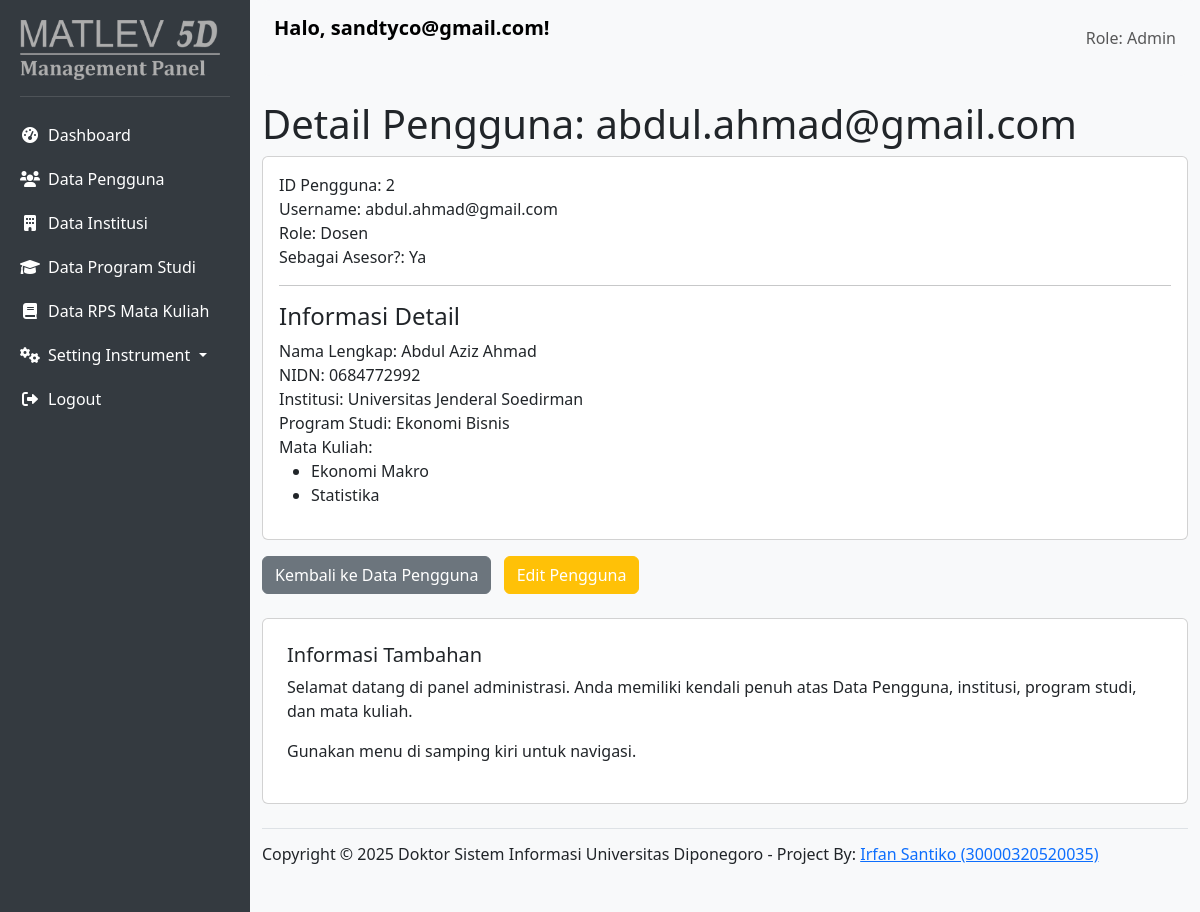
Page /views/admin/detail_user.php?id=2 (signed in) on the committed database.
### tables this page shows
CREATE TABLE `users` (
  `id` int(11) NOT NULL,
  `role_id` int(11) NOT NULL,
  `username` varchar(100) NOT NULL,
  `password_hash` varchar(255) NOT NULL,
  `full_name` varchar(255) NOT NULL,
  `sex` enum('Pria','Wanita') DEFAULT NULL,
  `email` varchar(255) DEFAULT NULL,
  `phone` varchar(50) DEFAULT NULL,
  `is_assessor` tinyint(1) DEFAULT 0,
  `assessor_proof_document_path` varchar(255) DEFAULT NULL,
  `assessor_verified_by_user_id` int(11) DEFAULT NULL,
  `assessor_verified_at` datetime DEFAULT NULL,
  `created_at` timestamp NULL DEFAULT current_timestamp(),
  `updated_at` timestamp NULL DEFAULT current_timestamp() ON UPDATE current_timestamp()
);

CREATE TABLE `roles` (
  `id` int(11) NOT NULL,
  `role_name` varchar(50) NOT NULL,
  `description` text DEFAULT NULL
);

CREATE TABLE `dosen_details` (
  `user_id` int(11) NOT NULL,
  `full_name` varchar(255) NOT NULL,
  `nidn` varchar(50) DEFAULT NULL,
  `institution_id` int(11) NOT NULL,
  `program_of_study_id` int(11) NOT NULL,
  `bidang_ilmu` varchar(255) DEFAULT NULL,
  `keahlian` text DEFAULT NULL,
  `lama_mengajar_tahun` int(11) DEFAULT NULL,
  `cv_file_path` varchar(255) DEFAULT NULL
);

CREATE TABLE `institutions` (
  `id` int(11) NOT NULL,
  `kode_pt` varchar(20) NOT NULL,
  `nama_pt` varchar(255) NOT NULL,
  `alamat_pt` text DEFAULT NULL,
  `telp_pt` varchar(50) DEFAULT NULL,
  `email_pt` varchar(255) DEFAULT NULL,
  `created_at` timestamp NULL DEFAULT current_timestamp()
);

CREATE TABLE `programs_of_study` (
  `id` int(11) NOT NULL,
  `institution_id` int(11) NOT NULL,
  `program_name` varchar(255) NOT NULL,
  `level` enum('D3','S1','S2','S3') NOT NULL,
  `created_at` timestamp NULL DEFAULT current_timestamp()
);

### views/admin/detail_user.php (the view, shortened to what this page needs)
<?php
require_once '../../config/database.php';
$username = $_SESSION['username'];
$role_name = $_SESSION['role_name'];
$user_id = $_GET['id'] ?? null;
$user_data = [];
$detail_data = [];
$assigned_courses = [];
try {
    $stmt_user = $pdo->prepare("SELECT u.id, u.username, u.is_assessor, r.role_name, r.id as role_id FROM users u JOIN roles r ON u.role_id = r.id WHERE u.id = :user_id");
    $stmt_user->execute([':user_id' => $user_id]);
    $user_data = $stmt_user->fetch(PDO::FETCH_ASSOC);
    if ($user_data['role_id'] == 2) {
        $stmt_detail = $pdo->prepare("SELECT dd.*, inst.nama_pt AS institution_name, pos.program_name AS program_of_study_name FROM dosen_details dd LEFT JOIN institutions inst ON dd.institution_id = inst.id LEFT JOIN programs_of_study pos ON dd.program_of_study_id = pos.id WHERE dd.user_id = :user_id");
        $stmt_detail->execute([':user_id' => $user_id]);
        $detail_data = $stmt_detail->fetch(PDO::FETCH_ASSOC);
        $stmt_courses = $pdo->prepare("SELECT c.course_name FROM dosen_courses dc JOIN courses c ON dc.course_id = c.id WHERE dc.dosen_id = :dosen_id");
        $stmt_courses->execute([':dosen_id' => $user_id]);
        $assigned_courses = $stmt_courses->fetchAll(PDO::FETCH_COLUMN, 0);
    }
} catch (PDOException $e) {
    echo "<div class='alert alert-danger'>Error: " . $e->getMessage() . "</div>";
    $user_data = null;
}
?>
<!DOCTYPE html>
<html lang="en">
<head>
    <link href="https://cdn.jsdelivr.net/npm/bootstrap@5.3.3/dist/css/bootstrap.min.css" rel="stylesheet">
    <link rel="stylesheet" href="https://cdnjs.cloudflare.com/ajax/libs/font-awesome/6.0.0-beta3/css/all.min.css">
</head>
<body>
	<div id="sidebar">
        <img src="../../assets/img/mgpanel.png" alt="" width="200">
        <hr class="text-white-50">
        <ul class="nav flex-column">
            <li class="nav-item">
                <a class="nav-link active" href="admin_dashboard.php">
                    <i class="fas fa-fw fa-tachometer-alt me-2"></i>Dashboard
                </a>
            </li>
            <li class="nav-item">
                <a class="nav-link" href="manage_users.php">
                    <i class="fas fa-fw fa-users me-2"></i>Data Pengguna
                </a>
            </li>
            <li class="nav-item">
                <a class="nav-link" href="manage_institution.php">
                    <i class="fas fa-fw fa-building me-2"></i>Data Institusi
                </a>
            </li>
            <li class="nav-item">
                <a class="nav-link" href="manage_prodi.php">
                    <i class="fas fa-fw fa-graduation-cap me-2"></i>Data Program Studi
                </a>
            </li>
            <li class="nav-item">
                <a class="nav-link" href="manage_rps.php">
                    <i class="fas fa-fw fa-book me-2"></i>Data RPS Mata Kuliah
                </a>
            </li>
			<li class="nav-item dropdown">
				<a class="nav-link dropdown-toggle" href="#" id="setupInstrumenDropdown" role="button" data-bs-toggle="dropdown" aria-expanded="false">
					<i class="fas fa-fw fa-cogs me-2"></i>Setting Instrument
				</a>
			</li>
            <li class="nav-item mt-auto">
                <a class="nav-link" href="../../logout.php">
                    <i class="fas fa-fw fa-sign-out-alt me-2"></i>Logout
                </a>
            </li>
        </ul>
    </div>
    <div class="container">
		<nav class="navbar navbar-expand-lg navbar-light bg-light rounded-3 mb-4">
            <div class="container-fluid">
                <a class="navbar-brand" href="#">Halo, <?php echo htmlspecialchars($username); ?>!</a>
                <span class="navbar-text ms-auto">
                    Role: <?php echo htmlspecialchars($role_name); ?>
                </span>
            </div>
        </nav>
        <h1>Detail Pengguna: <?php echo htmlspecialchars($user_data['username'] ?? 'Tidak Ditemukan'); ?></h1>
        <?php if ($user_data): ?>
            <div class="card p-3">
                <div class="detail-row">
                    <span class="detail-label">ID Pengguna:</span>
                    <span class="detail-value"><?php echo htmlspecialchars($user_data['id']); ?></span>
                </div>
                <div class="detail-row">
                    <span class="detail-label">Username:</span>
                    <span class="detail-value"><?php echo htmlspecialchars($user_data['username']); ?></span>
                </div>
                <div class="detail-row">
                    <span class="detail-label">Role:</span>
                    <span class="detail-value"><?php echo htmlspecialchars($user_data['role_name']); ?></span>
                </div>
                <div class="detail-row">
                    <span class="detail-label">Sebagai Asesor?:</span>
                    <span class="detail-value"><?php echo ($user_data['is_assessor'] ? 'Ya' : 'Tidak'); ?></span>
                </div>
                <?php if (!empty($detail_data)): ?>
                    <hr>
                    <h4>Informasi Detail</h4>
                    <div class="detail-row">
                        <span class="detail-label">Nama Lengkap:</span>
                        <span class="detail-value"><?php echo htmlspecialchars($detail_data['full_name'] ?? '-'); ?></span>
                    </div>
                    <?php if ($user_data['role_id'] == 2):  ?>
                        <div class="detail-row">
                            <span class="detail-label">NIDN:</span>
                            <span class="detail-value"><?php echo htmlspecialchars($detail_data['nidn'] ?? '-'); ?></span>
                        </div>
                    <?php endif; ?>
                    <div class="detail-row">
                        <span class="detail-label">Institusi:</span>
                        <span class="detail-value"><?php echo htmlspecialchars($detail_data['institution_name'] ?? '-'); ?></span>
                    </div>
                    <div class="detail-row">
                        <span class="detail-label">Program Studi:</span>
                        <span class="detail-value"><?php echo htmlspecialchars($detail_data['program_of_study_name'] ?? '-'); ?></span>
                    </div>
                    <?php if (!empty($assigned_courses)): ?>
                        <div class="detail-row">
                            <span class="detail-label">Mata Kuliah:</span>
                            <span class="detail-value">
                                <ul>
                                    <?php foreach ($assigned_courses as $course): ?>
                                        <li><?php echo htmlspecialchars($course); ?></li>
                                    <?php endforeach; ?>
                                </ul>
                            </span>
                        </div>
                    <?php endif; ?>
                <?php else: ?>
                    <hr>
                    <p class="text-muted">Tidak ada detail tambahan untuk peran ini atau data tidak ditemukan.</p>
                <?php endif; ?>
            </div>
        <?php else: ?>
            <div class="alert alert-warning text-center">Pengguna tidak ditemukan atau terjadi kesalahan.</div>
        <?php endif; ?>
        <div class="back-link">
            <a href="manage_users.php" class="btn btn-secondary mt-3">Kembali ke Data Pengguna</a>
            <?php if ($user_data):  ?>
                <a href="edit_user.php?id=<?php echo htmlspecialchars($user_data['id']); ?>" class="btn btn-warning text-white mt-3 ms-2">Edit Pengguna</a>
            <?php endif; ?>
        </div>
		<div class="card mt-4 p-4">
            <h5>Informasi Tambahan</h5>
            <p>Selamat datang di panel administrasi. Anda memiliki kendali penuh atas Data Pengguna, institusi, program studi, dan mata kuliah.</p>
            <p>Gunakan menu di samping kiri untuk navigasi.</p>
        </div>
        <footer class="d-flex flex-wrap justify-content-between align-items-center py-3 my-4 border-top">
            <h6 align="center">Copyright © 2025 Doktor Sistem Informasi Universitas Diponegoro - Project By: <a href="mailto:irfan.santiko@amikompurwokerto.ac.id" target="_blank">Irfan Santiko (30000320520035)</a></h6>
        </footer>
        </div>
</body>
</html>

### views/admin/detail_user.php (style rules this page uses)
body { display: flex; min-height: 100vh; background-color: #f8f9fa; }
#sidebar { width: 250px; background-color: #343a40; color: white; padding: 20px; flex-shrink: 0; }
#sidebar a { color: white; text-decoration: none; padding: 10px 0; display: block; border-radius: 5px; transition: background-color 0.3s; }
.navbar-brand { font-weight: bold; margin-bottom: 20px; }

### rows in the picture
users: username "abdul.ahmad@gmail.com", id "2", role.role_name "Dosen"
dosen_details: full_name "Abdul Aziz Ahmad", nidn "0684772992", institution.nama_pt "Universitas Jenderal Soedirman", program_of_study.program_name "Ekonomi Bisnis"

### other values in the picture
$username "sandtyco@gmail.com"
$role_name "Admin"
$course "Ekonomi Makro"
$course "Statistika"
